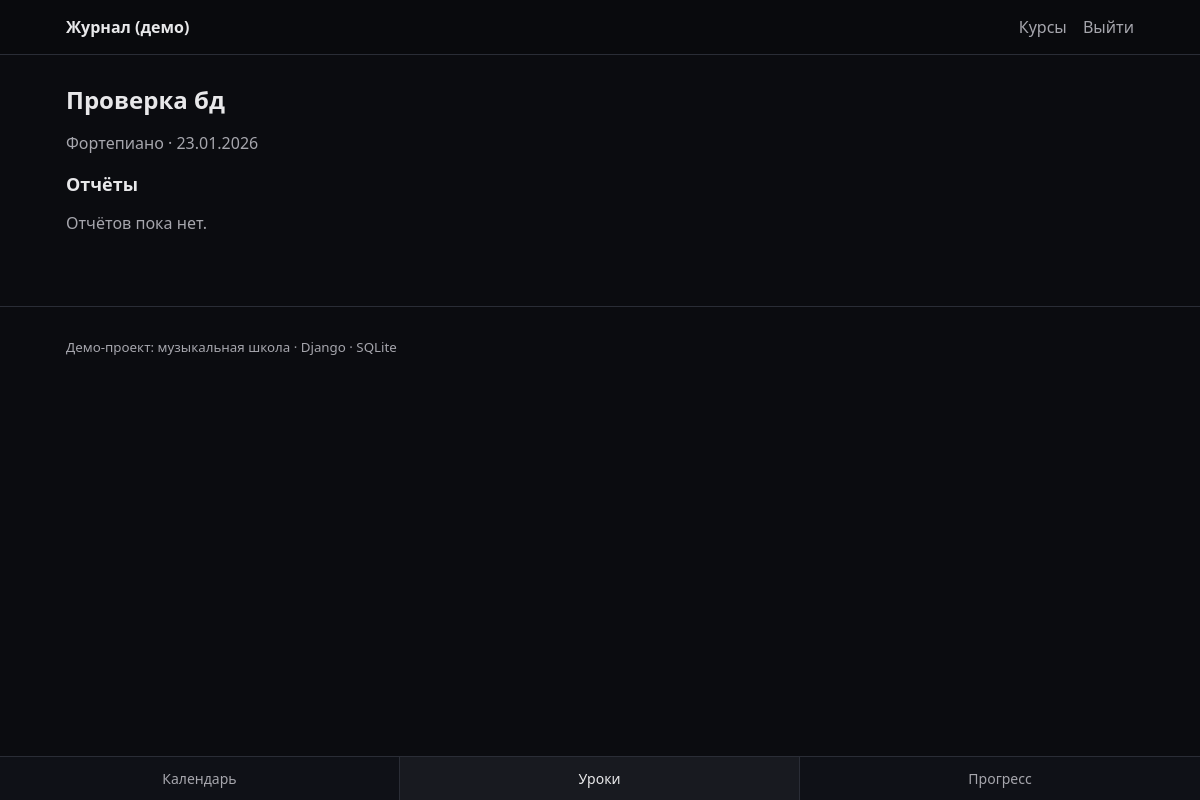
/lessons/7/ (signed in), run on the app's committed database.
### apps/lessons/models.py (models this page shows, shortened)
class Lesson(models.Model):
    course = models.ForeignKey(Course, on_delete=models.CASCADE, related_name="lessons")
    date = models.DateField()
    topic = models.CharField(max_length=200)
    created_by = models.ForeignKey(settings.AUTH_USER_MODEL, on_delete=models.CASCADE, related_name="created_lessons")
    class Meta:
        ordering = ("-date", "-id")

### apps/school/models.py (models this page shows, shortened)
class Course(models.Model):
    name = models.CharField(max_length=200)
    course_type = models.ForeignKey(CourseType, on_delete=models.PROTECT, related_name="courses")
    teacher = models.ForeignKey(
        settings.AUTH_USER_MODEL,
        on_delete=models.SET_NULL,
        null=True,
        blank=True,
        related_name="teaching_courses",
    )

### apps/lessons/views.py (the view)
# urls.py: path("lessons/<int:lesson_id>/", lesson_detail, name="lesson_detail"),
@login_required
def lesson_detail(request, lesson_id: int):
    lesson = get_object_or_404(Lesson.objects.select_related("course", "created_by"), id=lesson_id)
    role = request.user.profile.role
    if role == Profile.Role.TEACHER:
        if lesson.course.teacher_id != request.user.id:
            return HttpResponseForbidden("Нет доступа.")
    elif role in (Profile.Role.STUDENT, Profile.Role.PARENT):
        student_ids = _student_ids_for_user(request)
        if not Enrollment.objects.filter(course=lesson.course, student_id__in=student_ids).exists():
            return HttpResponseForbidden("Нет доступа.")
    reports = LessonReport.objects.filter(lesson=lesson).select_related("student").order_by("-created_at")
    return render(request, "lessons/lesson_detail.html", {"lesson": lesson, "reports": reports})

### templates/lessons/lesson_detail.html (shortened to what this page needs)
{% extends "base.html" %}
{% block content %}
  <h1>{{ lesson.topic }}</h1>
  <p class="muted">{{ lesson.course.name }} · {{ lesson.date|date:"d.m.Y" }}</p>
  <h2>Отчёты</h2>
  {% if not reports %}
    <p class="muted">Отчётов пока нет.</p>
  {% endif %}
{% endblock %}

### static/css/main.css (style rules this page uses)
:root { --bg: #0b0c10; --panel: #111318; --text: #e8e8ea; --muted: #a6a6ad; --border: #2a2d36; --accent: #6aa8ff; --error: #ff6a6a; --ok: #7dff9b; }
* { box-sizing: border-box; }
body { margin: 0; font-family: system-ui, -apple-system, Segoe UI, Roboto, Arial, sans-serif; background: var(--bg); color: var(--text); }
h1 { font-size: 24px; margin: 12px 0 16px; }
h2 { font-size: 18px; margin: 18px 0 10px; }
.muted { color: var(--muted); }
body { padding-bottom: 64px; }

### data on the page
Lesson: topic "Проверка бд", course.name "Фортепиано", date "23.01.2026"
